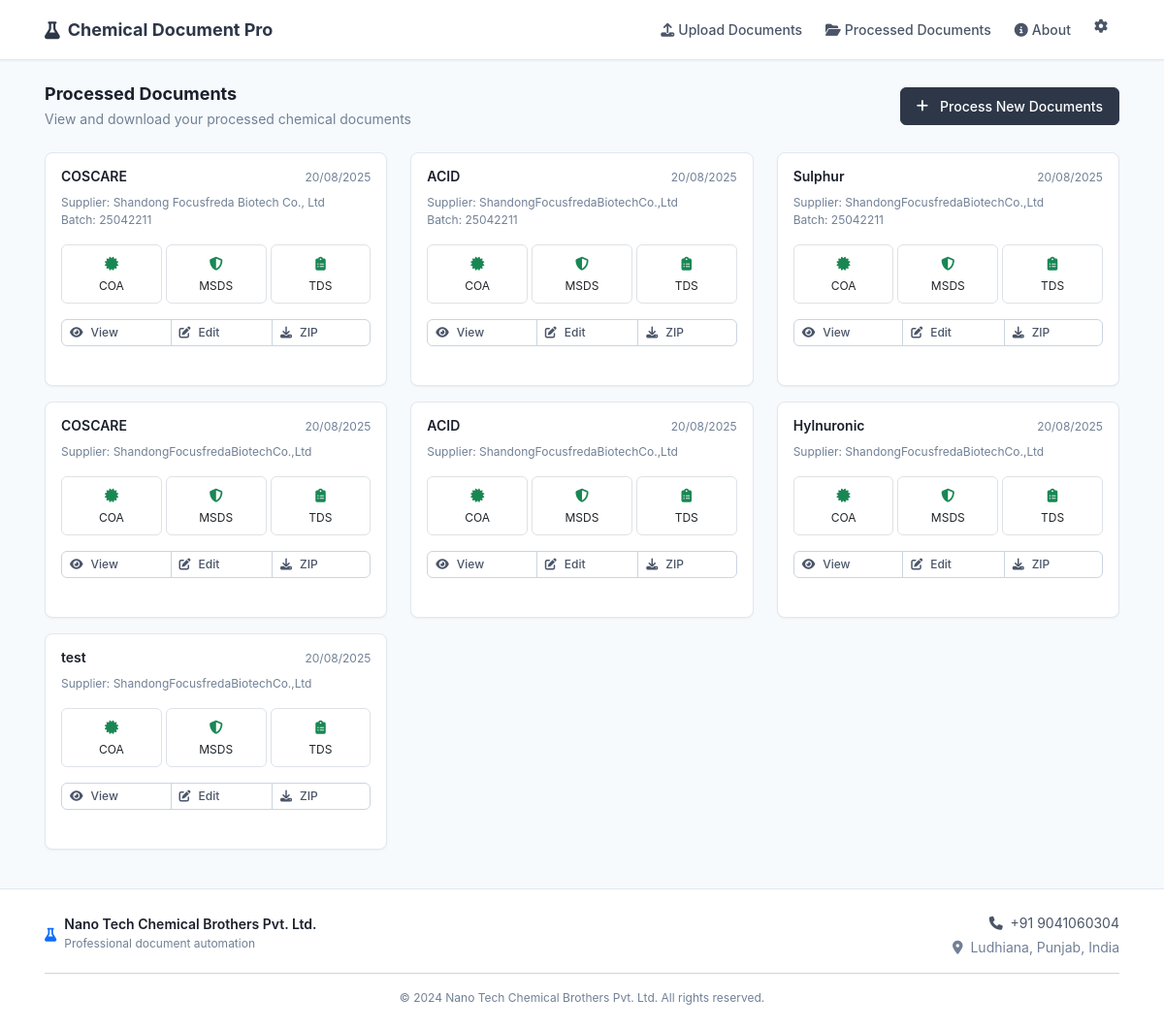
Before: /processed with the older database file.
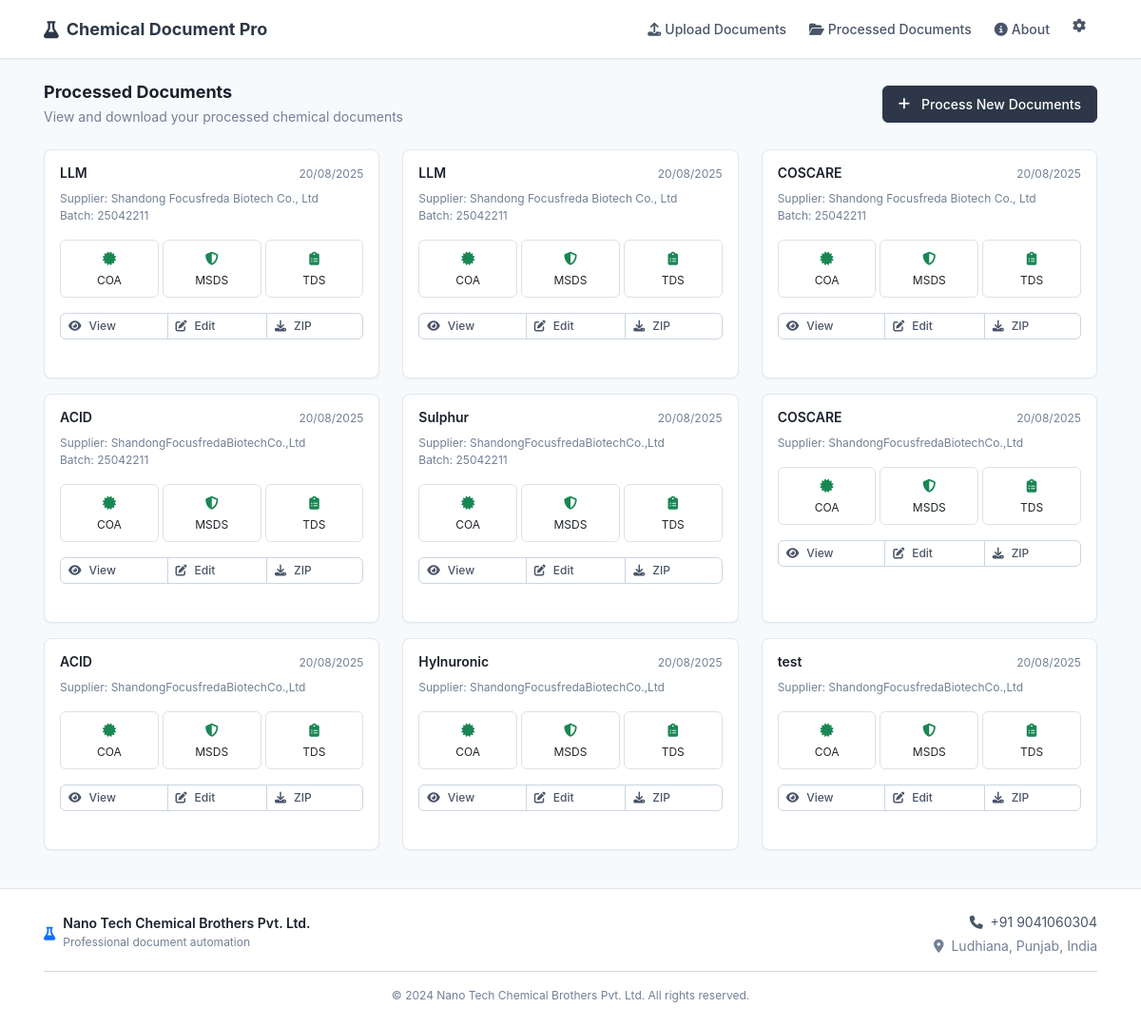
After: the same page with the newer database file.
### models.py (models this page shows, shortened)
class DocumentSet(db.Model):
    id = db.Column(db.Integer, primary_key=True)
    original_product_name = db.Column(db.String(200), nullable=False)
    company_product_name = db.Column(db.String(200), nullable=False)
    supplier_name = db.Column(db.String(200), nullable=False)
    cas_number = db.Column(db.String(50))
    inci_name = db.Column(db.String(200))
    molecular_formula = db.Column(db.String(100))
    batch_number = db.Column(db.String(100))
    manufacturing_date = db.Column(db.Date)
    expiry_date = db.Column(db.Date)
    created_at = db.Column(db.DateTime, default=datetime.utcnow)
    supplier_coa_path = db.Column(db.String(500))
    supplier_msds_path = db.Column(db.String(500))
    supplier_tds_path = db.Column(db.String(500))
    generated_coa_path = db.Column(db.String(500))
    generated_msds_path = db.Column(db.String(500))
    generated_tds_path = db.Column(db.String(500))
    extracted_data = db.Column(db.Text)  # Will store JSON string

### routes.py (the view)
@app.route('/processed')
def processed_documents():
    documents = DocumentSet.query.order_by(DocumentSet.created_at.desc()).all()
    return render_template('processed_documents.html', documents=documents)

### templates/processed_documents.html (shortened to what the changed rows need)
{% extends "base.html" %}
{% block content %}
<div class="container py-4">
    <div class="row">
        {% if documents %}
            {% for doc in documents %}
            <div class="col-lg-6 col-xl-4 mb-3">
                <div class="card h-100">
                    <div class="card-body">
                        <div class="d-flex justify-content-between align-items-start mb-2">
                            <h6 class="fw-semibold mb-0">{{ doc.company_product_name }}</h6>
                            <small class="text-muted">{{ doc.created_at.strftime('%d/%m/%Y') }}</small>
                        </div>
                        <div class="mb-3">
                            {% if doc.supplier_name %}
                                <small class="text-muted d-block">Supplier: {{ doc.supplier_name }}</small>
                            {% endif %}
                            {% if doc.batch_number %}
                                <small class="text-muted d-block">Batch: {{ doc.batch_number }}</small>
                            {% endif %}
                        </div>
                        <div class="mb-3">
                            <div class="row g-1 text-center">
                                <div class="col-4">
                                    <div class="border rounded p-2">
                                        {% if doc.generated_coa_path %}
                                            <i class="fas fa-certificate text-success"></i>
                                        {% else %}
                                            <i class="fas fa-certificate text-muted"></i>
                                        {% endif %}
                                        <div class="text-xs mt-1">COA</div>
                                    </div>
                                </div>
                                <div class="col-4">
                                    <div class="border rounded p-2">
                                        {% if doc.generated_msds_path %}
                                            <i class="fas fa-shield-alt text-success"></i>
                                        {% else %}
                                            <i class="fas fa-shield-alt text-muted"></i>
                                        {% endif %}
                                        <div class="text-xs mt-1">MSDS</div>
                                    </div>
                                </div>
                                <div class="col-4">
                                    <div class="border rounded p-2">
                                        {% if doc.generated_tds_path %}
                                            <i class="fas fa-clipboard-list text-success"></i>
                                        {% else %}
                                            <i class="fas fa-clipboard-list text-muted"></i>
                                        {% endif %}
                                        <div class="text-xs mt-1">TDS</div>
                                    </div>
                                </div>
                            </div>
                        </div>
                        <div class="d-grid gap-2">
                            <div class="btn-group" role="group">
                                <a href="{{ url_for('results', doc_set_id=doc.id) }}" class="btn btn-outline-primary btn-sm">
                                    <i class="fas fa-eye me-1"></i>View
                                </a>
                                <a href="{{ url_for('edit_preview', doc_set_id=doc.id) }}" class="btn btn-outline-secondary btn-sm">
                                    <i class="fas fa-edit me-1"></i>Edit
                                </a>
                                <button type="button" class="btn btn-outline-success btn-sm" onclick="downloadAllAsZip({{ doc.id }})">
                                    <i class="fas fa-download me-1"></i>ZIP
                                </button>
                            </div>
                        </div>
                    </div>
                </div>
            </div>
            {% endfor %}
        {% endif %}
    </div>
</div>
{% endblock %}

Changed rows visible on the page:
added DocumentSet: company_product_name "LLM", created_at "20/08/2025", supplier_name "Shandong Focusfreda Biotech Co., Ltd", batch_number "25042211"
added DocumentSet: company_product_name "LLM", created_at "20/08/2025", supplier_name "Shandong Focusfreda Biotech Co., Ltd", batch_number "25042211"
